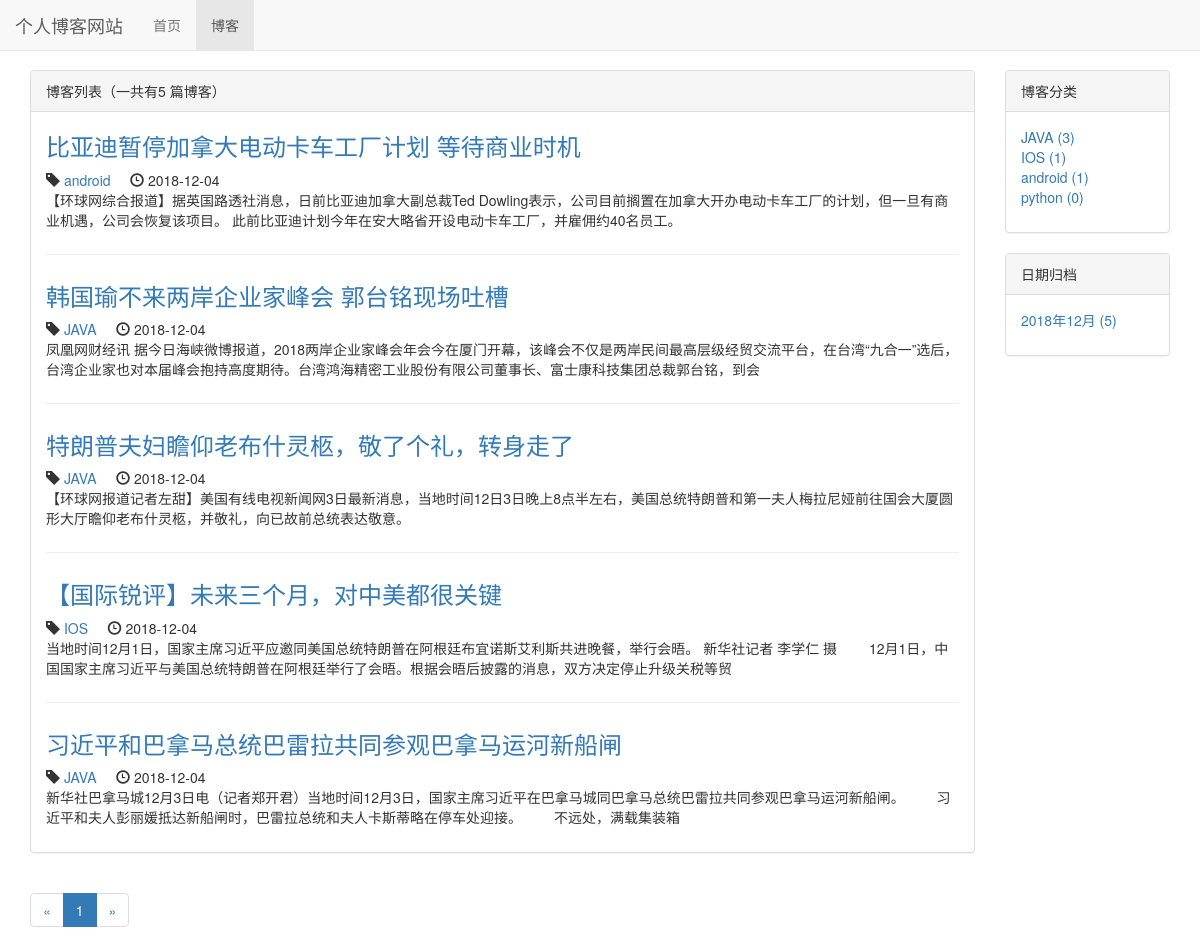
Page /blog/ on the earlier database version.
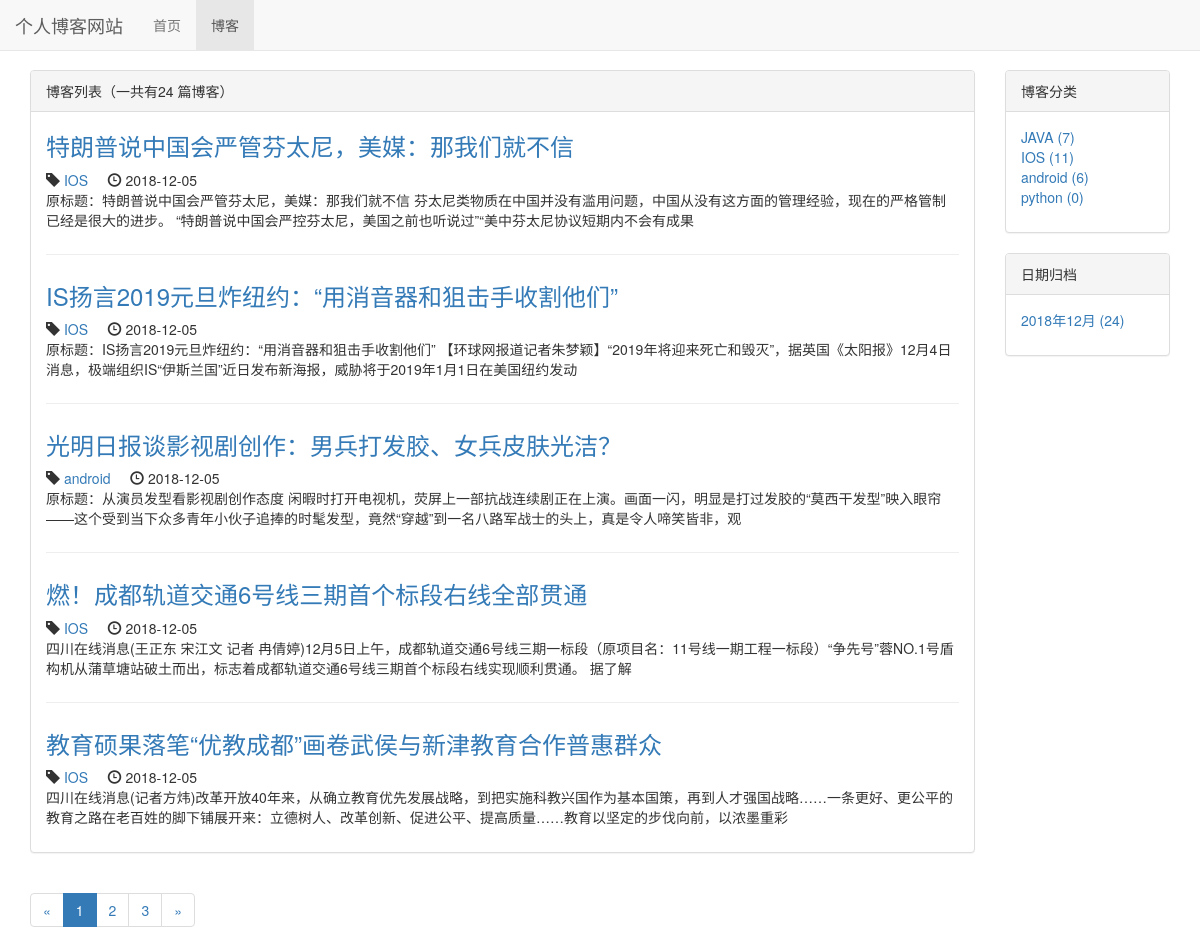
Same page on the later database version.
### blog/models.py (models this page shows, shortened)
class Blog(models.Model):
    title=models.CharField(max_length=50)
    blog_type = models.ForeignKey(BlogType,on_delete=models.DO_NOTHING)
    content = models.TextField()
    author = models.ForeignKey(User,on_delete=models.DO_NOTHING)
    create_time = models.DateTimeField(auto_now_add=True)
    last_updated_time = models.DateTimeField(auto_now=True)
    class Meta:
        ordering = ['-create_time']

class BlogType(models.Model):
    type_name = models.CharField(max_length=15)
    def __str__(self):
        return self.type_name

### blog/views.py (the view)
# urls.py: path('', views.blog_list,name="blog_list"),
def blog_list(request):
    page_num = request.GET.get('page',1)
    blog_all_list = Blog.objects.all()
    context = get_blog_list_common_data(blog_all_list,page_num)
    return render_to_response('blog/blog_list.html', context)

### blog/templates/blog/blog_list.html (shortened to what this page needs)
{% extends 'base.html' %}
{% load staticfiles %}
{% block nav_blog_active %}active{% endblock %}
{% block header_extends %}
    <link rel="stylesheet" href="{% static 'blog/blog.css' %}">
{% endblock %}
{% block content %}
    <div class="container">
        <div class="row">
            <div class="col-xs-12 col-sm-8 col-md-9 col-lg-10">
                <div class="panel panel-default">
                    <div class="panel-heading">{% block blog_list_title %}博客列表（一共有{{ page_of_blogs.paginator.count }}
                        篇博客）{% endblock %}</div>
                    <div class="panel-body">
                        {% for blog in page_of_blogs.object_list %}
                            <div class="blog">
                                <h3><a href="{% url 'blog_detail' blog.pk %}">{{ blog.title }}</a></h3>
                                <p class="blog-info">
                                    <span class="glyphicon glyphicon-tag"></span>&nbsp;<a
                                        href="{% url 'blog_with_type' blog.blog_type.pk %}">{{ blog.blog_type }}</a>&nbsp;&nbsp;&nbsp;&nbsp;
                                    <span class="glyphicon glyphicon-time"></span>&nbsp;{{ blog.create_time|date:'Y-m-d' }}
                                </p>
                                <p>{{ blog.content | truncatechars:120 }}</p>
                            </div>
                        {% empty %}
                            <div>
                                <p>---暂无博客，敬请期待---</p>
                            </div>
                        {% endfor %}
                    </div>
                </div>
                <div>
                    <ul class="pagination">
                        <li>
                            {% if page_of_blogs.has_previous %}
                                <a href="?page={{ page_of_blogs.previous_page_number }}" aria-label="Previous"><span
                                        aria-hidden="true">&laquo;</span></a>
                            {% else %}
                                <span aria-hidden="true">&laquo;</span>
                            {% endif %}
                        </li>
                        {% for page_num in page_range %}
                            {% if page_num == page_of_blogs.number %}
                                <li class="active"><a href="?page={{ page_num }}"> {{ page_num }}</a></li>
                            {% else %}
                                <li><a href="?page={{ page_num }}"> {{ page_num }}</a></li>
                            {% endif %}
                        {% endfor %}
                        <li>
                            {% if page_of_blogs.has_next %}
                                <a href="?page={{ page_of_blogs.next_page_number }}" aria-label="Next"><span
                                        aria-hidden="true">&raquo;</span></a>
                            {% else %}
                                <span aria-hidden="true">&raquo;</span>
                            {% endif %}
                        </li>
                    </ul>
                </div>
            </div>
            <div class="hidden-xs col-sm-4 col-md-3 col-lg-2">
                <div class="panel panel-default">
                    <div class="panel-heading">博客分类</div>
                    <div class="panel-body">
                        <ul class="blog_types">
                            {% for blog_type in blog_types %}
                                <li><a href="{% url 'blog_with_type' blog_type.pk %}">
                                    {{ blog_type.type_name }} ({{ blog_type.blog_count }})
                                </a></li>
                            {% empty %}
                                <li>暂无分类</li>
                            {% endfor %}
                        </ul>
                    </div>
                </div>
                <div class="panel panel-default">
                    <div class="panel-heading">日期归档</div>
                    <div class="panel-body">
                        <ul>
                            {% for blog_date,blog_count in blog_dates.items %}
                                <li>
                                    <a href="{% url 'blog_with_date' blog_date.year blog_date.month %}">
                                        {{ blog_date|date:'Y年m月' }} ({{ blog_count }})
                                    </a>
                                </li>
                            {% endfor %}
                        </ul>
                    </div>
                </div>
            </div>
        </div>
    </div>
{% endblock %}

### templates/base.html (shortened to what this page needs)
{% load staticfiles %}
<!DOCTYPE html>
<html lang="zh-CN">
<head>
    <link rel="stylesheet" href="{% static 'base.css' %}">
    <link rel="stylesheet" href="{% static 'bootstrap-3.3.7/css/bootstrap.min.css' %}">
    {% block header_extends %}{% endblock %}
</head>
<body>
<div class="navbar navbar-default navbar-fixed-top" role="navigation">
    <div class="container-fluid">
        <div class="navbar-header">
            <a class="navbar-brand" href="{% url 'home' %}">个人博客网站</a>
        </div>
        <div id="navbar-collapse" class="collapse navbar-collapse">
            <ul class="nav navbar-nav">
                <li class="{% block nav_home_active %}{% endblock %}">
                    <a href="/">首页</a>
                </li>
                <li class="{% block nav_blog_active %}{% endblock %}">
                    <a href="{% url 'blog_list' %}">博客</a>
                </li>
            </ul>
        </div>
    </div>
</div>
{% block content %}{% endblock %}
</body>
</html>

### static/base.css (style rules this page uses)
* { margin: 0px; padding: 0px; }
body { margin-top: 70px!important; }
ul { list-style-type: none!important; }

### blog/static/blog/blog.css (style rules this page uses)
ul.blog_types { list-style-type: none }
div.blog:not(:last-child) { margin-bottom: 2em; padding-bottom: 1em; border-bottom: 1px solid #eee; }
div.blog h3 { margin-top: 0.5ex; }
div.blog p.blog-info { margin-bottom: 0px; }

Differences in the rows shown:
no longer on this page (row unchanged): Blog: title "比亚迪暂停加拿大电动卡车工厂计划 等待商业时机", blog_type "android", create_time "2018-12-04", content "【环球网综合报道】据英国路透社消息，日前比亚迪加拿大副总裁Ted Dowling表示，公司目前搁置在加拿大开办电动卡车工厂的计划，但一旦有商业机遇，公司会恢复该项目。 此前比亚迪计划今年在安大略省开设电动卡车工厂，并雇佣约40名员工。"
no longer on this page (row unchanged): Blog: title "韩国瑜不来两岸企业家峰会 郭台铭现场吐槽", blog_type "JAVA", create_time "2018-12-04", content "凤凰网财经讯 据今日海峡微博报道，2018两岸企业家峰会年会今在厦门开幕，该峰会不仅是两岸民间最高层级经贸交流平台，在台湾“九合一”选后，台湾企业家也对本届峰会抱持高度期待。台湾鸿海精密工业股份有限公司董事长、富士康科技集团总裁郭台铭，到会"
no longer on this page (row unchanged): Blog: title "特朗普夫妇瞻仰老布什灵柩，敬了个礼，转身走了", blog_type "JAVA", create_time "2018-12-04", content "【环球网报道记者左甜】美国有线电视新闻网3日最新消息，当地时间12日3日晚上8点半左右，美国总统特朗普和第一夫人梅拉尼娅前往国会大厦圆形大厅瞻仰老布什灵柩，并敬礼，向已故前总统表达敬意。"
no longer on this page (row unchanged): Blog: title "【国际锐评】未来三个月，对中美都很关键", blog_type "IOS", create_time "2018-12-04", content "当地时间12月1日，国家主席习近平应邀同美国总统特朗普在阿根廷布宜诺斯艾利斯共进晚餐，举行会晤。 新华社记者 李学仁 摄 12月1日，中国国家主席习近平与美国总统特朗普在阿根廷举行了会晤。根据会晤后披露的消息，双方决定停止升级关税等贸"
no longer on this page (row unchanged): Blog: title "习近平和巴拿马总统巴雷拉共同参观巴拿马运河新船闸", blog_type "JAVA", create_time "2018-12-04", content "新华社巴拿马城12月3日电（记者郑开君）当地时间12月3日，国家主席习近平在巴拿马城同巴拿马总统巴雷拉共同参观巴拿马运河新船闸。 习近平和夫人彭丽媛抵达新船闸时，巴雷拉总统和夫人卡斯蒂略在停车处迎接。 不远处，满载集装箱"
added Blog: title "特朗普说中国会严管芬太尼，美媒：那我们就不信", blog_type "IOS", create_time "2018-12-05", content "原标题：特朗普说中国会严管芬太尼，美媒：那我们就不信 芬太尼类物质在中国并没有滥用问题，中国从没有这方面的管理经验，现在的严格管制已经是很大的进步。 “特朗普说中国会严控芬太尼，美国之前也听说过”“美中芬太尼协议短期内不会有成果"
added Blog: title "IS扬言2019元旦炸纽约：“用消音器和狙击手收割他们”", blog_type "IOS", create_time "2018-12-05", content "原标题：IS扬言2019元旦炸纽约：“用消音器和狙击手收割他们” 【环球网报道记者朱梦颖】“2019年将迎来死亡和毁灭”，据英国《太阳报》12月4日消息，极端组织IS“伊斯兰国”近日发布新海报，威胁将于2019年1月1日在美国纽约发动"
added Blog: title "光明日报谈影视剧创作：男兵打发胶、女兵皮肤光洁？", blog_type "android", create_time "2018-12-05", content "原标题：从演员发型看影视剧创作态度 闲暇时打开电视机，荧屏上一部抗战连续剧正在上演。画面一闪，明显是打过发胶的“莫西干发型”映入眼帘——这个受到当下众多青年小伙子追捧的时髦发型，竟然“穿越”到一名八路军战士的头上，真是令人啼笑皆非，观"
added Blog: title "燃！成都轨道交通6号线三期首个标段右线全部贯通", blog_type "IOS", create_time "2018-12-05", content "四川在线消息(王正东 宋江文 记者 冉倩婷)12月5日上午，成都轨道交通6号线三期一标段（原项目名：11号线一期工程一标段）“争先号”蓉NO.1号盾构机从蒲草塘站破土而出，标志着成都轨道交通6号线三期首个标段右线实现顺利贯通。 据了解"
added Blog: title "教育硕果落笔“优教成都”画卷武侯与新津教育合作普惠群众", blog_type "IOS", create_time "2018-12-05", content "四川在线消息(记者方炜)改革开放40年来，从确立教育优先发展战略，到把实施科教兴国作为基本国策，再到人才强国战略……一条更好、更公平的教育之路在老百姓的脚下铺展开来：立德树人、改革创新、促进公平、提高质量……教育以坚定的步伐向前，以浓墨重彩"
computed for BlogType "JAVA": blog_count "3" → "7"
computed for BlogType "IOS": blog_count "1" → "11"
computed for BlogType "android": blog_count "1" → "6"
Other differences:
{{ page_of_blogs.paginator.count }}: "5" → "24"
new list line: "2"
new list line: "3"
new list line: "2018年12月 ( 24 )"
list line gone: "2018年12月 ( 5 )"
